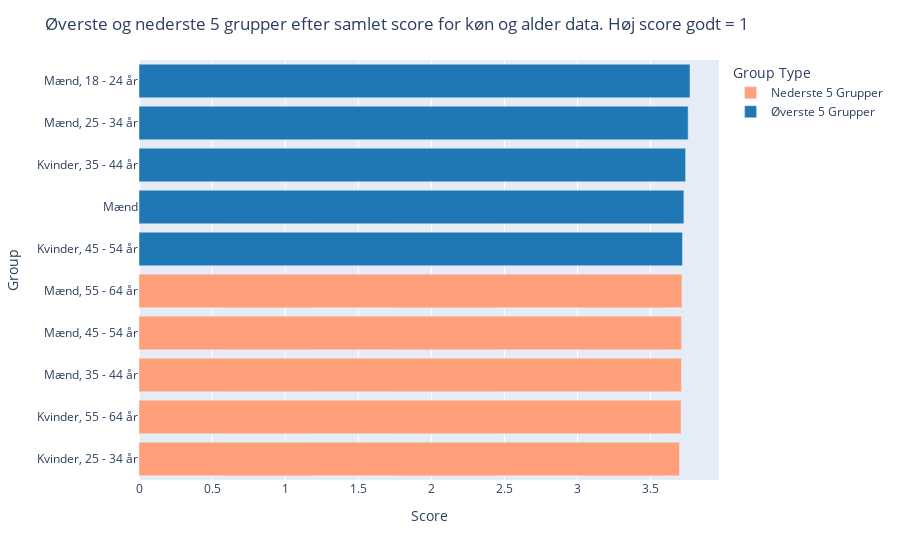

Notebook source saved alongside this figure:
### Markdown cell above
#### Køn og alder data

### Code cell
plot_top_and_bottom_groups(koen_alder_data_filtered, 1, 'køn og alder data')

### Figure 1 — Plotly figure (JSON) as saved in the notebook; plotly's stock layout.template omitted (floating-point values rounded to 4 significant figures)
{"data": [{"alignmentgroup": "True", "hovertemplate": "Group Type=Nederste 5 Grupper<br>Score=%{x}<br>Group=%{y}<extra></extra>", "legendgroup": "Nederste 5 Grupper", "marker": {"color": "lightsalmon", "pattern": {"shape": ""}}, "name": "Nederste 5 Grupper", "offsetgroup": "Nederste 5 Grupper", "orientation": "h", "showlegend": true, "textposition": "auto", "type": "bar", "x": [3.698, 3.708, 3.711, 3.712, 3.715], "xaxis": "x", "y": ["Kvinder, 25 - 34 år", "Kvinder, 55 - 64 år", "Mænd, 35 - 44 år", "Mænd, 45 - 54 år", "Mænd, 55 - 64 år"], "yaxis": "y"}, {"alignmentgroup": "True", "hovertemplate": "Group Type=Øverste 5 Grupper<br>Score=%{x}<br>Group=%{y}<extra></extra>", "legendgroup": "Øverste 5 Grupper", "marker": {"color": "#1f77b4", "pattern": {"shape": ""}}, "name": "Øverste 5 Grupper", "offsetgroup": "Øverste 5 Grupper", "orientation": "h", "showlegend": true, "textposition": "auto", "type": "bar", "x": [3.718, 3.728, 3.739, 3.757, 3.77], "xaxis": "x", "y": ["Kvinder, 45 - 54 år", "Mænd", "Kvinder, 35 - 44 år", "Mænd, 25 - 34 år", "Mænd, 18 - 24 år"], "yaxis": "y"}], "layout": {"barmode": "relative", "legend": {"title": {"text": "Group Type"}, "tracegroupgap": 0}, "margin": {"t": 60}, "title": {"text": "Øverste og nederste 5 grupper efter samlet score for køn og alder data. Høj score godt = 1"}, "xaxis": {"anchor": "y", "domain": [0, 1], "title": {"text": "Score"}}, "yaxis": {"anchor": "x", "domain": [0, 1], "title": {"text": "Group"}}}}
